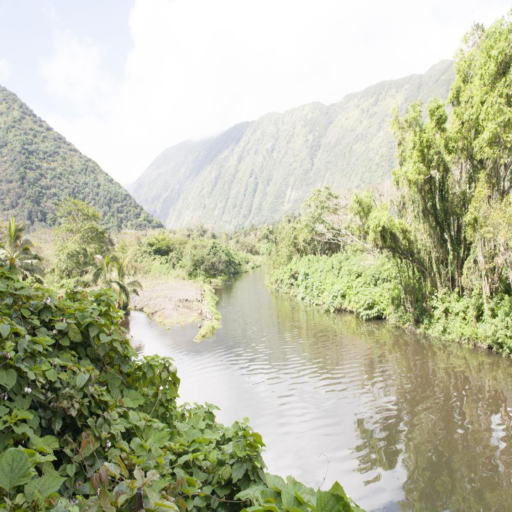
#> input picture pics/over_exposed_1.png, 512 x 512 px
$ python enhance.py
#> lines starting #> are read from the running program, lines starting #| are printed output that depends on the picture
### DUAL.py
import os
from LIME import LIME
import cv2

class DUAL:
    # initiate LIME operators used in DUAL
    def __init__(self, iterations, alpha, rho, gamma, limestrategy):
        self.limecore = LIME(iterations,alpha,rho,gamma,limestrategy,exact=True)

    # load enhanced images
    def load(self, imgPath):
#> called with imgPath = './pics/over_exposed_1.png'
        self.img = cv2.imread(imgPath) / 255
        self.imgrev = 1 - self.img
        self.imgname = os.path.split(imgPath)[-1]

    # multi-exposure image fusion
    def multi_exposureimageFushion(self):
        mergecore = cv2.createMergeMertens(1,1,1)
        img = mergecore.process([self.img,self.forwardimg,self.reverseimg])
        return img

    def run(self):
        # generate enhanced image
        print('Using LIME for forward illumination enhancement!')
        self.limecore.loadimage(self.img)
        self.forwardimg = self.limecore.run()
        cv2.imwrite("./pics/DUAL_forward_{}".format(self.imgname),self.forwardimg)

        # generate suppressed image
        print('Using LIME for reverse illumination enhancement!')
        self.limecore.loadimage(self.imgrev)
        self.reverseimg = 255 - self.limecore.run()
        cv2.imwrite("./pics/DUAL_reverse_{}".format(self.imgname), self.reverseimg)

        # fuse input image, enhanced image and suppressed image to generate final results
        print('Use multi-exposure image fusion to generate the result!')
        l = self.multi_exposureimageFushion()
        cv2.imwrite("./pics/DUAL_result_{}".format(self.imgname), l * 255)

### LIME.py
import numpy as np
from scipy.fft import *
from skimage import exposure
import cv2
from tqdm import trange

class LIME:
    # initiate parameters
    def __init__(self, iterations, alpha, rho, gamma, strategy, exact):
        self.iterations = iterations
        self.alpha = alpha
        self.rho = rho
        self.gamma = gamma
        self.strategy = strategy
        self.exact = exact

    # load pictures and normalize
    def load(self, imgPath):
        self.loadimage(cv2.imread(imgPath) / 255)

    # initiate Dx,Dy,DTD
    def loadimage(self,L):
        self.L = L
        self.row = self.L.shape[0]
#> self.row = 512
        self.col = self.L.shape[1]
#> self.col = 512

        self.T_esti = np.max(self.L, axis=2)
        self.Dv = -np.eye(self.row) + np.eye(self.row, k=1)
        self.Dh = -np.eye(self.col) + np.eye(self.col, k=-1)

        dx = np.zeros((self.row, self.col))
        dy = np.zeros((self.row, self.col))
        dx[1, 0] = 1
        dx[1, 1] = -1
        dy[0, 1] = 1
        dy[1, 1] = -1
        dxf = fft2(dx)
        dyf = fft2(dy)
        self.DTD = np.conj(dxf) * dxf + np.conj(dyf) * dyf

        self.W = self.Strategy()

    # strategy 2
    def Strategy(self):
        if self.strategy == 2:
            self.Wv = 1 / (np.abs(self.Dv @ self.T_esti) + 1)
            self.Wh = 1 / (np.abs(self.T_esti @ self.Dh) + 1)
            return np.vstack((self.Wv, self.Wh))
        else:
            return np.ones((self.row * 2, self.col))

    # T subproblem
    def T_sub(self, G, Z, miu):
        X = G - Z / miu
        Xv = X[:self.row, :]
        Xh = X[self.row:, :]

        numerator = fft2(2 * self.T_esti + miu * (self.Dv @ Xv + Xh @ self.Dh))
        denominator = self.DTD * miu + 2
        T = np.real(ifft2(numerator / denominator))

        return exposure.rescale_intensity(T, (0, 1), (0.001, 1))

    # G subproblem
    def G_sub(self, T, Z, miu, W):
        epsilon = self.alpha * W / miu
        temp = np.vstack((self.Dv @ T, T @ self.Dh)) + Z / miu
        return np.sign(temp) * np.maximum(np.abs(temp) - epsilon, 0)

    # Z subproblem
    def Z_sub(self, T, G, Z, miu):
        return Z + miu * (np.vstack((self.Dv @ T, T @ self.Dh)) - G)

    # miu subproblem
    def miu_sub(self, miu):
        return miu * self.rho

    def run(self):
        # accurate algorithm
        if self.exact:
            T = np.zeros((self.row, self.col))
            G = np.zeros((self.row * 2, self.col))
            Z = np.zeros((self.row * 2, self.col))
            miu = 1

            for i in trange(0,self.iterations):
                T = self.T_sub(G, Z, miu)
                G = self.G_sub(T, Z, miu, self.W)
                Z = self.Z_sub(T, G, Z, miu)
                miu = self.miu_sub(miu)
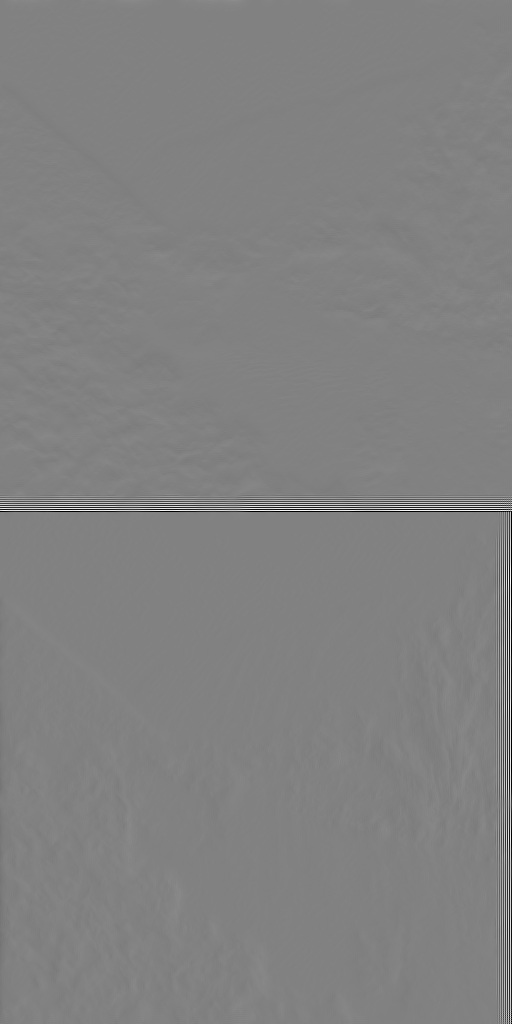
#> G: shape (1024, 512) float64; min -1, max 0.965, mean -0.0017; drawn with min black and max white
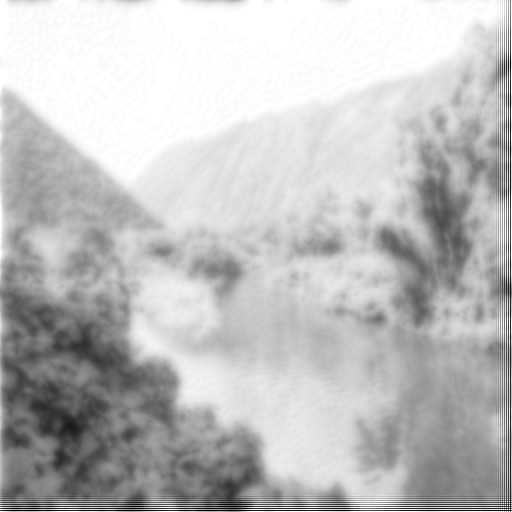
#> T: shape (512, 512) float64; min 0.001, max 1, mean 0.75
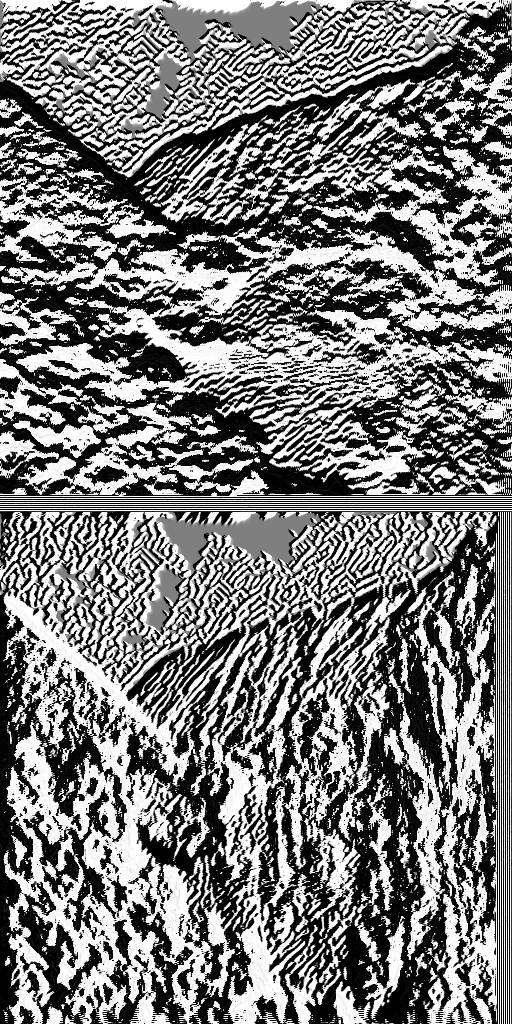
#> Z: shape (1024, 512) float64; min -0.15, max 0.15, mean -0.00518; drawn with min black and max white

            self.T = T ** self.gamma
            self.R = self.L / np.repeat(self.T[..., None], 3, axis = -1)
            return exposure.rescale_intensity(self.R,(0,1)) * 255
#> returned value: shape (512, 512, 3) float64
        # TODO: rapid algorithm
        else:
            pass

### enhance.py
import os
import cv2
from LIME import LIME
from DUAL import DUAL

# [12 lines of commented-out code are left out]

def main():
    filePath = "./pics/over_exposed_1.png"
    dual = DUAL(iterations=30, alpha=0.15, rho=1.1, gamma=0.6, limestrategy=2)
    dual.load(filePath)
    dual.run()
#> after the loop in run (call 2), `for i in trange(0,self.iterations):`:
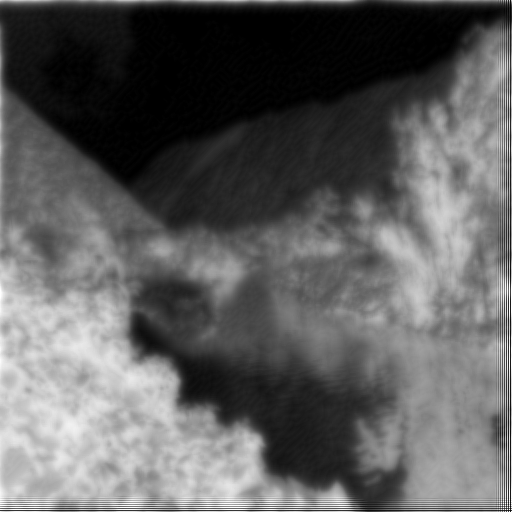
#> T: shape (512, 512) float64; min 0.001, max 1, mean 0.37
#> after the loop in run (call 2), `for i in trange(0,self.iterations):`:
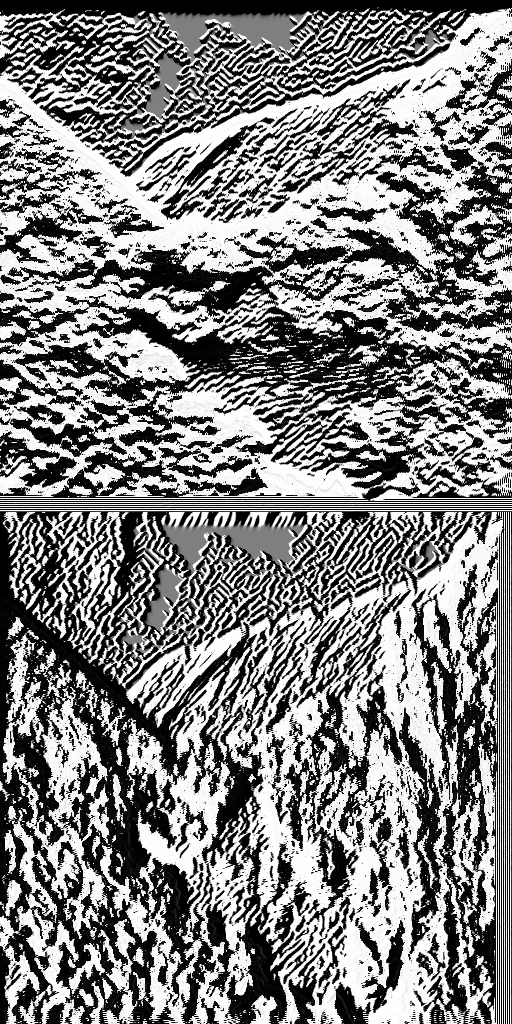
#> Z: shape (1024, 512) float64; min -0.15, max 0.15, mean 0.00369; drawn with min black and max white
#> in multi_exposureimageFushion, `img = mergecore.process([self.img,self.forwardimg,self.reverseimg])`:
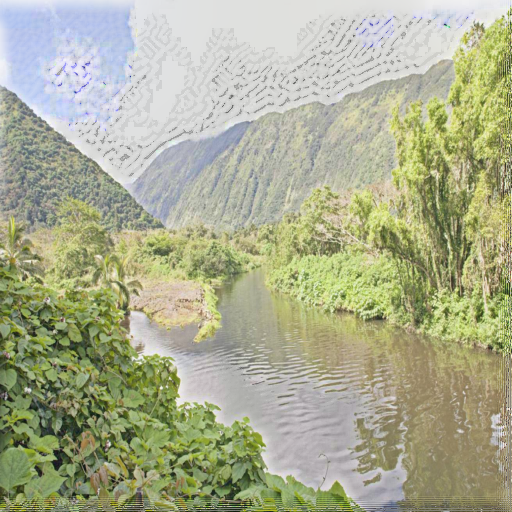
#> img: shape (512, 512, 3) float32; mean B, G, R 0.437, 0.59, 0.574; drawn with min black and max white
#> in run, `cv2.imwrite("./pics/DUAL_result_{}".format(self.imgname), l * 255)`:
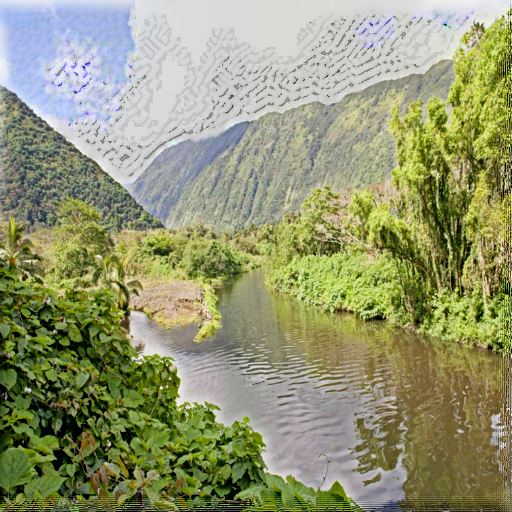
#> saved as DUAL_result_over_exposed_1.png: shape (512, 512, 3); mean B, G, R 112.8, 150.5, 146.7

if __name__ == "__main__":
    main()
